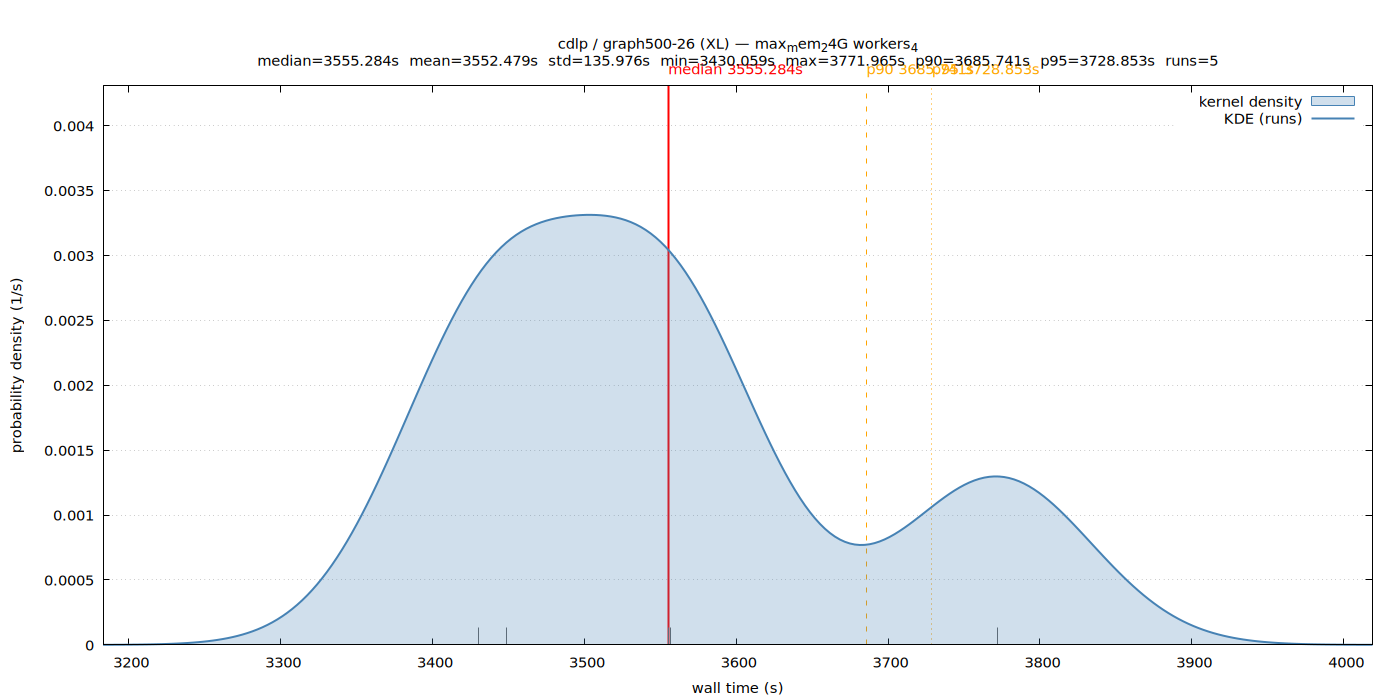

The gnuplot source for this figure:
set terminal pngcairo size 1400,700 enhanced font 'Sans,11'
set output '/home/ubuntu/nvm/results/cdlp/XL/graph500-26/max_mem_24G_workers_4/wall_time.png'
set title "cdlp / graph500-26 (XL) — max_mem_24G workers_4\nmedian=3555.284s  mean=3552.479s  std=135.976s  min=3430.059s  max=3771.965s  p90=3685.741s  p95=3728.853s  runs=5"
set xlabel 'wall time (s)'
set ylabel 'probability density (1/s)'
set tmargin 5
set yrange [0:0.00430637]
set xrange [3183.016122:4019.007811]
set grid y
set key top right
set arrow from 3555.283531,0 to 3555.283531,0.00430637 nohead lc rgb 'red' lw 2
set label 'median 3555.284s' at 3555.283531,0.00430637 offset char 0,1 tc rgb 'red'
set arrow from 3685.741106,0 to 3685.741106,0.00430637 nohead lc rgb 'orange' lw 1 dt 2
set label 'p90 3685.741s' at 3685.741106,0.00430637 offset char 0,1 tc rgb 'orange'
set arrow from 3728.852956,0 to 3728.852956,0.00430637 nohead lc rgb 'orange' lw 1 dt 3
set label 'p95 3728.853s' at 3728.852956,0.00430637 offset char 0,1 tc rgb 'orange'
set arrow from 3556.405556,0 to 3556.405556,0.000132504 nohead lc rgb '#666666' lw 1
set arrow from 3448.683284,0 to 3448.683284,0.000132504 nohead lc rgb '#666666' lw 1
set arrow from 3430.059128,0 to 3430.059128,0.000132504 nohead lc rgb '#666666' lw 1
set arrow from 3555.283531,0 to 3555.283531,0.000132504 nohead lc rgb '#666666' lw 1
set arrow from 3771.964806,0 to 3771.964806,0.000132504 nohead lc rgb '#666666' lw 1
plot '/home/ubuntu/nvm/results/cdlp/XL/graph500-26/max_mem_24G_workers_4/wall_time.dat' using 1:2 with filledcurves y=0 lc rgb '#4682b4' fs transparent solid 0.25 title 'kernel density', \
     '/home/ubuntu/nvm/results/cdlp/XL/graph500-26/max_mem_24G_workers_4/wall_time.dat' using 1:2 with lines lw 2 lc rgb '#4682b4' title 'KDE (runs)'
